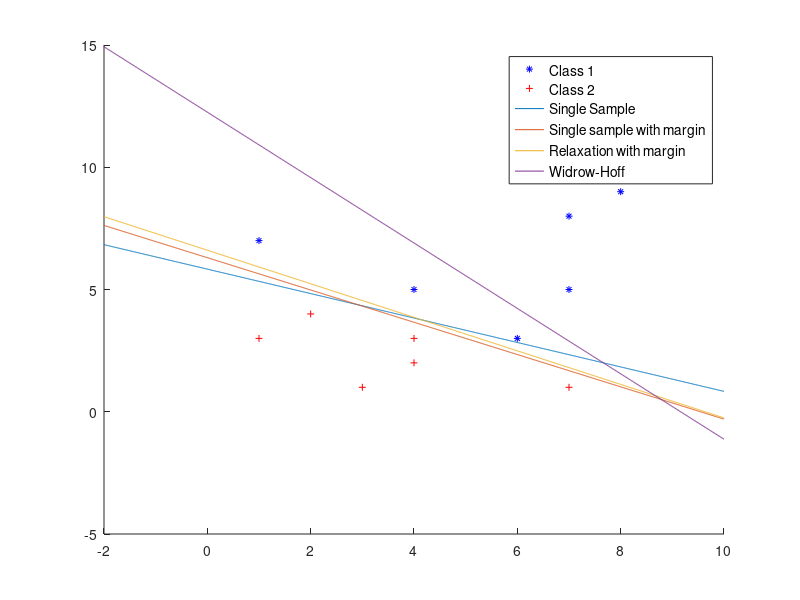

Write the MATLAB code that produced this figure.
%% Problem 2 
% Abhinav Moudgil
%
% 201331039

%% Single sample perceptron
% Method: 
%
% Weight vector for classification is updated each time we encounter a
% misclassified sample. This process is repeated over the training set
% until all samples are classified. 
%
% Code: 

clear;
clc;
close all;
tic

x = [1 7; 6 3; 7 8; 8 9; 4 5; 7 5; 3 1; 4 3; 2 4; 7 1; 1 3; 4 2];
y(:, 2 : 3) = x;
y(:, 1) = 1;

% Normalization of vector spaces
y(7 : 12, :) = -y(7 : 12, :);

%Weight vector initialization
a = [1 1 1];

% Perceptron function
g = @(a, y) a * y';

figure
s = scatter(y(1 : 6, 2), y(1 : 6, 3), 25, 'b', '*');
hold on;
t = scatter(-y(7 : 12, 2),-y(7 : 12, 3), 25, 'r', '+');

k = 0;
p = -2:0.01:10;
n = size(y, 1);
while nnz((a * y') > 0) ~= n
    k = mod(k, n) + 1;
    yk = y(k, :);
    if (g(a, yk) <= 0)
        a = a + yk;
    end
end

% Exceptional Handling for a(3) = 0 (Vertical line) 
if (a(3) ~= 0)
    q = (- a(2) * p - a(1))/a(3);
    plot(p, q);
else
    hx = -a(1)/a(2) * ones(1, 10);
    hy = 1 : 10;
    plot(hx, hy);
end

toc

%% Single sample perceptron with margin
% Method: 
% 
% Single sample rule is followed along with margin 'b' make sure that
% points are not too close to decision boundry. 
%
% Code: 

tic 

x = [1 7; 6 3; 7 8; 8 9; 4 5; 7 5; 3 1; 4 3; 2 4; 7 1; 1 3; 4 2];
y(:, 2 : 3) = x;
y(:, 1) = 1;

% Normalization of vector spaces
y(7 : 12, :) = -y(7 : 12, :);

%Weight vector initialization
a = [1 1 1];

% Margin
b = -100;

% Perceptron function
g = @(a, y) a * y' + b;

%figure
%s = scatter(y(1 : 6, 2), y(1 : 6, 3), 25, 'b', '*');
%hold on;
%t = scatter(-y(7 : 12, 2),-y(7 : 12, 3), 25, 'r', '+');

k = 0;
p = -2:0.01:10;
n = size(y, 1);
while nnz(g(a, y) > 0) ~= n
    k = mod(k, n) + 1;
    yk = y(k, :);
    if (g(a, yk) <= 0)
        a = a + yk;
    end
   
end

% Exceptional Handling for a(3) = 0 (Vertical line) 
if (a(3) ~= 0)
    q = (- a(2) * p - a(1))/a(3);
    plot(p, q);
else
    hx = -a(1)/a(2) * ones(1, 10);
    hy = 1 : 10;
    plot(hx, hy);
end

toc

%% Relaxation algorithm with margin
% Method: 
% 
% Following perceptron criterion function Jp is chosen: 
% 
% $$ J_r(a) = \frac{1}{2} \sum_{y \in \gamma}^{} \frac{(a^t y - b)^2}{
% \|y\|^2 } $$
% 
% Its gradient is more continuous and smooth. Since longest sample vector
% can dominate the perceptron criterion function, hence normalization is
% done. 
tic 
x = [1 7; 6 3; 7 8; 8 9; 4 5; 7 5; 3 1; 4 3; 2 4; 7 1; 1 3; 4 2];
y(:, 2 : 3) = x;
y(:, 1) = 1;

% Normalization of vector spaces
y(7 : 12, :) = -y(7 : 12, :);

%Weight vector initialization
a = [1 1 1];

%Margin
b = 100;

% Perceptron function
g = @(a, y) a * y' - b;

%figure
%s = scatter(y(1 : 6, 2), y(1 : 6, 3), 25, 'b', '*');
%hold on;
%t = scatter(-y(7 : 12, 2),-y(7 : 12, 3), 25, 'r', '+');

k = 0;
p = -2:0.01:10;
n = size(y, 1);

eta = 2.1;
while nnz(g(a, y) > 0) ~= n
    k = mod(k, n) + 1;
    yk = y(k, :);
    if (g(a, yk) <= 0)
       a = a - ((eta * g(a, yk))/(norm(yk)^2)) * yk;
    end
end

% Exceptional Handling for a(3) = 0 (Vertical line) 
if (a(3) ~= 0)
    q = (- a(2) * p - a(1))/a(3);
    plot(p, q);
else
    hx = -a(1)/a(2) * ones(1, 10);
    hy = 1 : 10;
    plot(hx, hy);
end

toc 
%% Widrow-Hoff or Least Mean Squared (LMS) Rule
% Method: 
% 
% In this procedure, we consider all data samples rather than misclassified
% ones. Margin vector 'b' is taken. This procedure might not yield a
% seperating hyperplance but a reasonable one. 
% 
% Code: 
tic 

x = [1 7; 6 3; 7 8; 8 9; 4 5; 7 5; 3 1; 4 3; 2 4; 7 1; 1 3; 4 2];
y(:, 2 : 3) = x;
y(:, 1) = 1;

% Normalization of vector spaces
y(7 : 12, :) = -y(7 : 12, :);

%Weight vector initialization
a = [1 1 1];

%Margin
b = 10;

% Perceptron function
g = @(a, y) a * y' - b;
rownorm = @(x,p) sum(abs(x).^p,2).^(1/p);

%figure
%s = scatter(y(1 : 6, 2), y(1 : 6, 3), 25, 'b', '*');
%hold on;
%t = scatter(-y(7 : 12, 2),-y(7 : 12, 3), 25, 'r', '+');

k = 0;
p = -2:0.01:10;
n = size(y, 1);

theta = 1 * ones(12, 1);
eta = 0.5;
count = 1;
while nnz(rownorm(((eta/count) * repmat(g(a, y)', 1, 3) .* y), 2) < theta) ~= n
    k = mod(k, n) + 1;
    yk = y(k, :);
    a = a - ((eta/count) * g(a, yk)) * yk;
    count = count + 1;
end

% Exceptional Handling for a(3) = 0 (Vertical line) 
if (a(3) ~= 0)
    q = (- a(2) * p - a(1))/a(3);
    plot(p, q);
else
    hx = -a(1)/a(2) * ones(1, 10);
    hy = 1 : 10;
    plot(hx, hy);
end

toc 

legend({'Class 1','Class 2', 'Single Sample', 'Single sample with margin', 'Relaxation with margin', 'Widrow-Hoff'},'FontSize',10)

hold off




